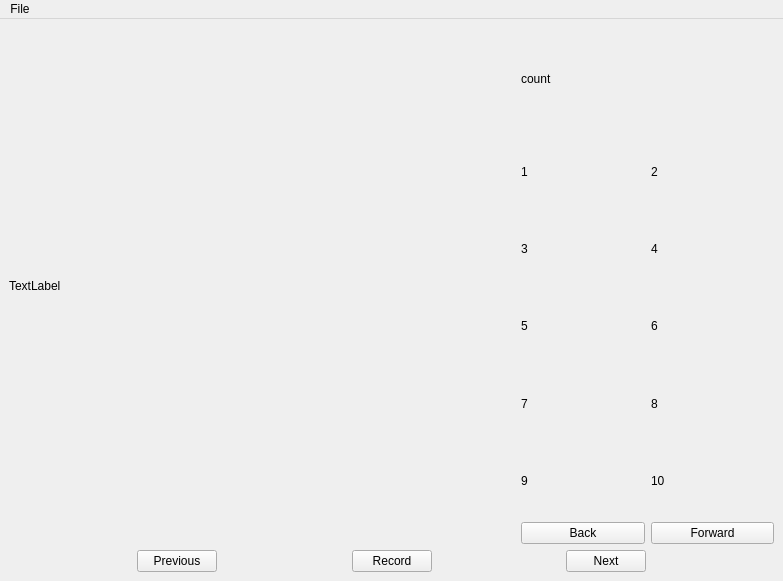
<?xml version="1.0" encoding="UTF-8"?>
<ui version="4.0">
 <class>FaceWindow</class>
 <widget class="QMainWindow" name="FaceWindow">
  <property name="enabled">
   <bool>true</bool>
  </property>
  <property name="geometry">
   <rect>
    <x>0</x>
    <y>0</y>
    <width>783</width>
    <height>581</height>
   </rect>
  </property>
  <property name="windowTitle">
   <string>MainWindow</string>
  </property>
  <property name="layoutDirection">
   <enum>Qt::LeftToRight</enum>
  </property>
  <widget class="QWidget" name="centralwidget">
   <layout class="QGridLayout" name="gridLayout_4">
    <item row="5" column="0" colspan="3">
     <layout class="QGridLayout" name="gridLayout">
      <item row="0" column="1">
       <widget class="QPushButton" name="previous_bt">
        <property name="text">
         <string>Previous</string>
        </property>
       </widget>
      </item>
      <item row="0" column="2">
       <spacer name="horizontalSpacer">
        <property name="orientation">
         <enum>Qt::Horizontal</enum>
        </property>
        <property name="sizeHint" stdset="0">
         <size>
          <width>40</width>
          <height>20</height>
         </size>
        </property>
       </spacer>
      </item>
      <item row="0" column="4">
       <spacer name="horizontalSpacer_2">
        <property name="orientation">
         <enum>Qt::Horizontal</enum>
        </property>
        <property name="sizeHint" stdset="0">
         <size>
          <width>40</width>
          <height>20</height>
         </size>
        </property>
       </spacer>
      </item>
      <item row="0" column="0">
       <spacer name="horizontalSpacer_3">
        <property name="orientation">
         <enum>Qt::Horizontal</enum>
        </property>
        <property name="sizeHint" stdset="0">
         <size>
          <width>40</width>
          <height>20</height>
         </size>
        </property>
       </spacer>
      </item>
      <item row="0" column="3">
       <widget class="QPushButton" name="record_bt">
        <property name="text">
         <string>Record</string>
        </property>
       </widget>
      </item>
      <item row="0" column="6">
       <spacer name="horizontalSpacer_4">
        <property name="orientation">
         <enum>Qt::Horizontal</enum>
        </property>
        <property name="sizeHint" stdset="0">
         <size>
          <width>40</width>
          <height>20</height>
         </size>
        </property>
       </spacer>
      </item>
      <item row="0" column="5">
       <widget class="QPushButton" name="next_bt">
        <property name="text">
         <string>Next</string>
        </property>
       </widget>
      </item>
     </layout>
    </item>
    <item row="0" column="0" rowspan="5" colspan="2">
     <layout class="QGridLayout" name="gridLayout_5">
      <item row="0" column="0">
       <widget class="QLabel" name="image_label">
        <property name="text">
         <string>TextLabel</string>
        </property>
       </widget>
      </item>
     </layout>
    </item>
    <item row="0" column="2">
     <widget class="QLabel" name="count_label">
      <property name="layoutDirection">
       <enum>Qt::LeftToRight</enum>
      </property>
      <property name="text">
       <string>count</string>
      </property>
     </widget>
    </item>
    <item row="1" column="2" rowspan="4">
     <layout class="QHBoxLayout" name="horizontalLayout">
      <item>
       <layout class="QVBoxLayout" name="verticalLayout">
        <item>
         <widget class="QLabel" name="pic1_label">
          <property name="text">
           <string>1</string>
          </property>
         </widget>
        </item>
        <item>
         <widget class="QLabel" name="pic3_label">
          <property name="text">
           <string>3</string>
          </property>
         </widget>
        </item>
        <item>
         <widget class="QLabel" name="pic5_label">
          <property name="text">
           <string>5</string>
          </property>
         </widget>
        </item>
        <item>
         <widget class="QLabel" name="pic7_label">
          <property name="text">
           <string>7</string>
          </property>
         </widget>
        </item>
        <item>
         <widget class="QLabel" name="pic9_label">
          <property name="text">
           <string>9</string>
          </property>
         </widget>
        </item>
        <item>
         <widget class="QPushButton" name="back_bt">
          <property name="text">
           <string>Back</string>
          </property>
         </widget>
        </item>
       </layout>
      </item>
      <item>
       <layout class="QVBoxLayout" name="verticalLayout_2">
        <item>
         <widget class="QLabel" name="pic2_label">
          <property name="text">
           <string>2</string>
          </property>
         </widget>
        </item>
        <item>
         <widget class="QLabel" name="pic4_label">
          <property name="text">
           <string>4</string>
          </property>
         </widget>
        </item>
        <item>
         <widget class="QLabel" name="pic6_label">
          <property name="text">
           <string>6</string>
          </property>
         </widget>
        </item>
        <item>
         <widget class="QLabel" name="pic8_label">
          <property name="text">
           <string>8</string>
          </property>
         </widget>
        </item>
        <item>
         <widget class="QLabel" name="pic10_label">
          <property name="text">
           <string>10</string>
          </property>
         </widget>
        </item>
        <item>
         <widget class="QPushButton" name="forward_bt">
          <property name="text">
           <string>Forward</string>
          </property>
         </widget>
        </item>
       </layout>
      </item>
     </layout>
    </item>
   </layout>
  </widget>
  <widget class="QMenuBar" name="menubar">
   <property name="geometry">
    <rect>
     <x>0</x>
     <y>0</y>
     <width>783</width>
     <height>22</height>
    </rect>
   </property>
   <widget class="QMenu" name="menuFile">
    <property name="title">
     <string>File</string>
    </property>
    <addaction name="new_act"/>
    <addaction name="open_act"/>
    <addaction name="save_act"/>
    <addaction name="commit_act"/>
    <addaction name="exit_act"/>
   </widget>
   <addaction name="menuFile"/>
  </widget>
  <action name="new_act">
   <property name="text">
    <string>New</string>
   </property>
   <property name="shortcut">
    <string>Ctrl+N</string>
   </property>
  </action>
  <action name="open_act">
   <property name="text">
    <string>Open</string>
   </property>
   <property name="shortcut">
    <string>Ctrl+O</string>
   </property>
  </action>
  <action name="save_act">
   <property name="text">
    <string>Save</string>
   </property>
   <property name="shortcut">
    <string>Ctrl+S</string>
   </property>
  </action>
  <action name="exit_act">
   <property name="text">
    <string>Exit</string>
   </property>
   <property name="shortcut">
    <string>Ctrl+Esc</string>
   </property>
  </action>
  <action name="actionCommit">
   <property name="text">
    <string>Commit</string>
   </property>
  </action>
  <action name="commit_act">
   <property name="text">
    <string>Commit</string>
   </property>
   <property name="shortcut">
    <string>Ctrl+C</string>
   </property>
  </action>
 </widget>
 <resources/>
 <connections/>
</ui>
